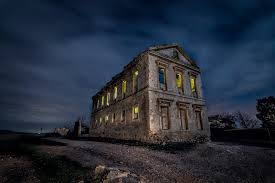
#> input picture Vision robotica/Algoritmo 4/images.jpg, 275 x 183 px
$ python Algoritmo4.py
#> lines starting #> are read from the running program, lines starting #| are printed output that depends on the picture
import cv2
import numpy as np
import matplotlib.pyplot as plt
#Sirve para guardar la imagen en una variable
ig = cv2.imread('images.jpg',0)
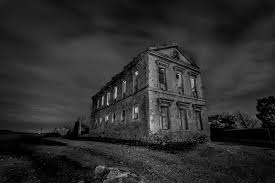
#> ig: shape (183, 275); min 0, max 218, mean 45.2

[M,N]= ig.shape[0:2]
#> M = 183; N = 275

#sirve para hacer el histograma
hist= cv2.calcHist([ig],[0],None,[100],[0,256]).flatten()/(M*N)
#> hist = 100 values, max 0.0512 at index 26, min 0 at index 76, mean 0.01

#sirve para mostrar la imagen
cv2.imshow('Imagen',ig)

#Sirve para mostrar el histograma
fig = plt.figure()
plt.bar(range(len(hist)),hist)
plt.show()
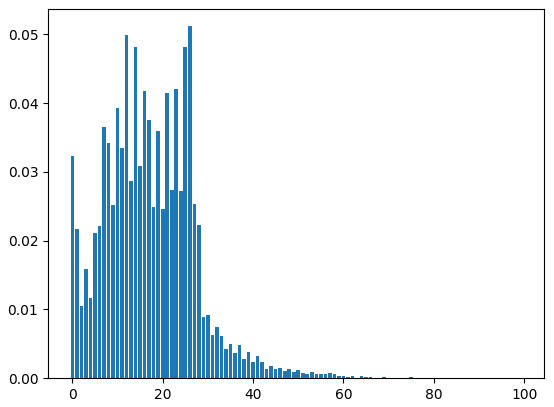
#> figure drawn by matplotlib, 1 panel; tallest bar 0.0512 high, from x = 25.6 to 26.4
